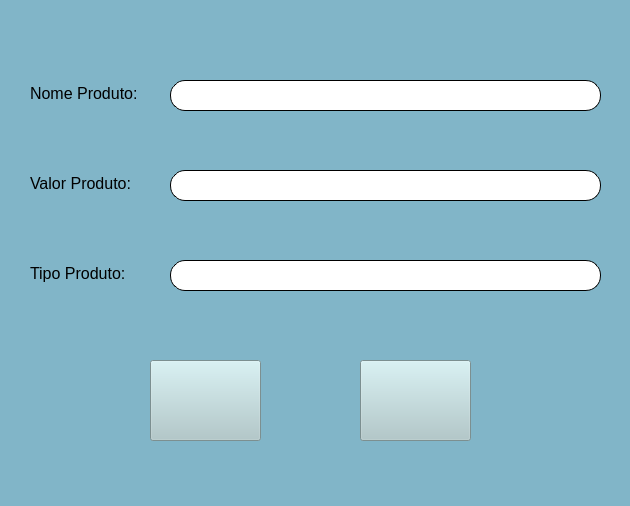
<?xml version="1.0" encoding="UTF-8"?>
<ui version="4.0">
 <class>formDadosProdutos</class>
 <widget class="QWidget" name="formDadosProdutos">
  <property name="geometry">
   <rect>
    <x>0</x>
    <y>0</y>
    <width>630</width>
    <height>506</height>
   </rect>
  </property>
  <property name="windowTitle">
   <string>Form</string>
  </property>
  <property name="styleSheet">
   <string notr="true">background-color: rgb(129, 181, 200);</string>
  </property>
  <widget class="QLabel" name="lb_nomeProduto">
   <property name="geometry">
    <rect>
     <x>30</x>
     <y>73</y>
     <width>141</width>
     <height>41</height>
    </rect>
   </property>
   <property name="font">
    <font>
     <pointsize>12</pointsize>
    </font>
   </property>
   <property name="text">
    <string>Nome Produto:</string>
   </property>
  </widget>
  <widget class="QLabel" name="lb_tipo">
   <property name="geometry">
    <rect>
     <x>30</x>
     <y>253</y>
     <width>131</width>
     <height>41</height>
    </rect>
   </property>
   <property name="font">
    <font>
     <pointsize>12</pointsize>
    </font>
   </property>
   <property name="text">
    <string>Tipo Produto:</string>
   </property>
  </widget>
  <widget class="QLineEdit" name="txt_produto">
   <property name="geometry">
    <rect>
     <x>170</x>
     <y>80</y>
     <width>431</width>
     <height>31</height>
    </rect>
   </property>
   <property name="font">
    <font>
     <pointsize>11</pointsize>
    </font>
   </property>
   <property name="styleSheet">
    <string notr="true">border-radius: 15px;
background-color: rgb(255, 255, 255);
border-style: outset;
border-color: black;
border-width: 1px</string>
   </property>
   <property name="text">
    <string/>
   </property>
  </widget>
  <widget class="QLineEdit" name="txt_valor">
   <property name="geometry">
    <rect>
     <x>170</x>
     <y>170</y>
     <width>431</width>
     <height>31</height>
    </rect>
   </property>
   <property name="font">
    <font>
     <pointsize>11</pointsize>
    </font>
   </property>
   <property name="styleSheet">
    <string notr="true">border-radius: 15px;
background-color: rgb(255, 255, 255);
border-style: outset;
border-color: black;
border-width: 1px</string>
   </property>
   <property name="text">
    <string/>
   </property>
  </widget>
  <widget class="QLineEdit" name="txt_tipo">
   <property name="geometry">
    <rect>
     <x>170</x>
     <y>260</y>
     <width>431</width>
     <height>31</height>
    </rect>
   </property>
   <property name="font">
    <font>
     <pointsize>11</pointsize>
    </font>
   </property>
   <property name="styleSheet">
    <string notr="true">border-radius: 15px;
background-color: rgb(255, 255, 255);
border-style: outset;
border-color: black;
border-width: 1px</string>
   </property>
   <property name="text">
    <string/>
   </property>
  </widget>
  <widget class="QLabel" name="lb_valor">
   <property name="geometry">
    <rect>
     <x>30</x>
     <y>163</y>
     <width>131</width>
     <height>41</height>
    </rect>
   </property>
   <property name="font">
    <font>
     <pointsize>12</pointsize>
    </font>
   </property>
   <property name="text">
    <string>Valor Produto:</string>
   </property>
  </widget>
  <widget class="QPushButton" name="bt_cadastrar">
   <property name="geometry">
    <rect>
     <x>150</x>
     <y>360</y>
     <width>111</width>
     <height>81</height>
    </rect>
   </property>
   <property name="toolTip">
    <string>&lt;html&gt;&lt;head/&gt;&lt;body&gt;&lt;p&gt;&lt;img src=&quot;:/deletar_icon/imagens/deletar.png&quot;/&gt;&lt;/p&gt;&lt;/body&gt;&lt;/html&gt;</string>
   </property>
   <property name="styleSheet">
    <string notr="true">image: url(:/confirmar/imagens/confirmar.png);
background-color: rgb(173, 200, 202);</string>
   </property>
   <property name="text">
    <string/>
   </property>
  </widget>
  <widget class="QPushButton" name="bt_cancelar">
   <property name="geometry">
    <rect>
     <x>360</x>
     <y>360</y>
     <width>111</width>
     <height>81</height>
    </rect>
   </property>
   <property name="toolTip">
    <string>&lt;html&gt;&lt;head/&gt;&lt;body&gt;&lt;p&gt;&lt;img src=&quot;:/deletar_icon/imagens/deletar.png&quot;/&gt;&lt;/p&gt;&lt;/body&gt;&lt;/html&gt;</string>
   </property>
   <property name="styleSheet">
    <string notr="true">image: url(:/cancelar/imagens/cancelar.png);
background-color: rgb(173, 200, 202);</string>
   </property>
   <property name="text">
    <string/>
   </property>
  </widget>
 </widget>
 <resources>
  <include location="confirmar.qrc"/>
  <include location="cancelar.qrc"/>
 </resources>
 <connections/>
</ui>
